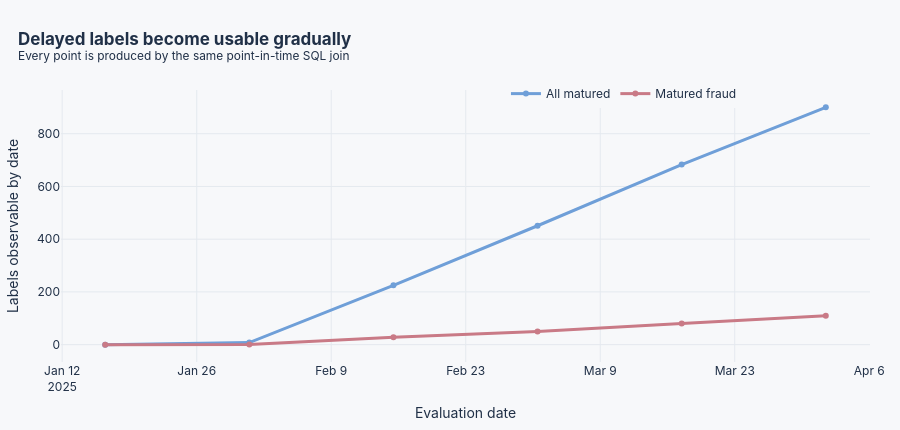

Notebook code cell kept with this figure:
### Markdown cell above
## 4 · Enforce label maturity with an as-of join

Chargebacks and investigator outcomes arrive after authorization. A query run on day 45 must not see a label that arrives on day 60. This is the central leakage control in the feedback plane.

### Code cell
last_decision = max(event.event_ts for event in decisions)
checkpoints = [last_decision + timedelta(days=day) for day in (15, 30, 45, 60, 75, 90)]
curve = []
for checkpoint in checkpoints:
    rows = point_in_time_training_rows(db, checkpoint)
    curve.append({"as_of":checkpoint, "matured_rows":len(rows), "matured_fraud":sum(int(row["is_fraud"]) for row in rows)})
maturity = pd.DataFrame(curve)

fig = go.Figure()
fig.add_trace(go.Scatter(x=maturity.as_of, y=maturity.matured_rows, mode="lines+markers", name="All matured", line={"color":PALETTE["blue"],"width":3}))
fig.add_trace(go.Scatter(x=maturity.as_of, y=maturity.matured_fraud, mode="lines+markers", name="Matured fraud", line={"color":PALETTE["rose"],"width":3}))
fig.update_xaxes(title="Evaluation date")
fig.update_yaxes(title="Labels observable by date")
finish(fig, "Delayed labels become usable gradually", "Every point is produced by the same point-in-time SQL join")
fig.show()

### Figure 1 — Plotly figure (JSON) as saved in the notebook; plotly's stock layout.template omitted (floating-point values rounded to 4 significant figures)
{"data": [{"line": {"color": "#6F9FD8", "width": 3}, "mode": "lines+markers", "name": "All matured", "type": "scatter", "x": ["2025-01-16T11:23:58", "2025-01-31T11:23:58", "2025-02-15T11:23:58", "2025-03-02T11:23:58", "2025-03-17T11:23:58", "2025-04-01T11:23:58"], "y": [0, 8, 225, 451, 683, 900]}, {"line": {"color": "#C97A86", "width": 3}, "mode": "lines+markers", "name": "Matured fraud", "type": "scatter", "x": ["2025-01-16T11:23:58", "2025-01-31T11:23:58", "2025-02-15T11:23:58", "2025-03-02T11:23:58", "2025-03-17T11:23:58", "2025-04-01T11:23:58"], "y": [0, 1, 28, 50, 80, 110]}], "layout": {"font": {"color": "#203047", "family": "Inter, Avenir, Arial"}, "height": 430, "legend": {"orientation": "h", "x": 0.55, "y": 1.04}, "margin": {"b": 50, "l": 50, "r": 30, "t": 90}, "paper_bgcolor": "#F7F8FA", "plot_bgcolor": "#F7F8FA", "title": {"text": "<b>Delayed labels become usable gradually</b><br><sup>Every point is produced by the same point-in-time SQL join</sup>", "x": 0.02}, "xaxis": {"gridcolor": "#E5E9EF", "title": {"text": "Evaluation date"}, "zeroline": false}, "yaxis": {"gridcolor": "#E5E9EF", "title": {"text": "Labels observable by date"}, "zeroline": false}}}
